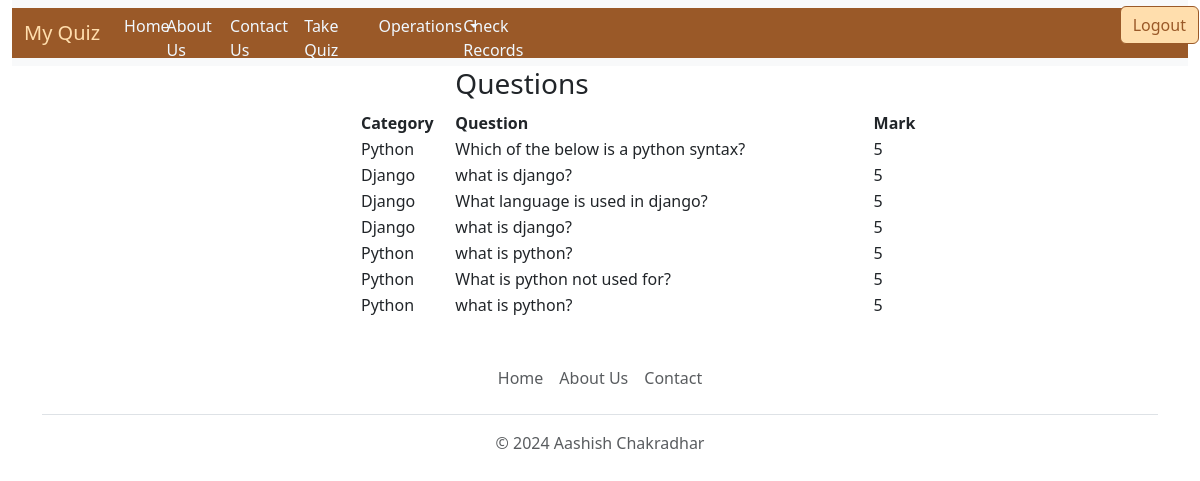
The app's page /view-question (signed in) with its own data.
### quiz/models.py (models this page shows, shortened)
class BaseModel(models.Model):
    uid=models.UUIDField(primary_key=True,default=uuid.uuid4,editable=False)
    created_at=models.DateField(auto_now_add=True)
    updated_at=models.DateField(auto_now=True)
    class Meta:
        abstract=True

class Question(BaseModel):
    category = models.ForeignKey(Category, related_name='category', on_delete=models.CASCADE)
    question=models.CharField(max_length=100)
    marks=models.IntegerField(default=5)

class Category(BaseModel):
    category_name = models.CharField(max_length=15, default='Uncatogarized')
    def __str__(self):
        return self.category_name

### quiz/views.py (the view)
# urls.py: path('view-question',views.view_question,name='view_question'),
def view_question(request):
    if request.user.is_superuser:
        try:
            all_question = Question.objects.all()
            context = {'questions': all_question}
            return render(request, 'view_question.html', context)
        except Exception as e:
            messages.error(request, str(e))
        return render(request, 'index.html')
    else:
        messages.error(request, "View Fail: User is not a superuser")
        return render(request,"permission.html")

### templates/view_question.html (shortened to what this page needs)
{% extends "base.html" %}
{% block body %}
    <div style="width:50%; text-align: left; margin-left:30%;">
        <table>
            <tr>
                <th></th>
                <th>
                    <h3>Questions</h3>
                </th>
                <th></th>
            </tr>
            <tr>
                <th style="width:100px">
                    Category
                </th>
                <th style="width:500px">
                    Question
                </th>
                <th style="width:100px">
                    Mark
                </th>
            </tr>
            {% for question in questions %}
                <tr>
                    <td>
                        {{question.category}}
                    </td>
                    <td>
                        {{question.question}}
                    </td>
                    <td>
                        {{question.marks}}
                    </td>
                </tr>
            {% endfor %}
        </table>
    </div>
{% endblock body %}

### records on screen
Question: category "Python", question "Which of the below is a python syntax?", marks "5"
Question: category "Django", question "what is django?", marks "5"
Question: category "Django", question "What language is used in django?", marks "5"
Question: category "Django", question "what is django?", marks "5"
Question: category "Python", question "what is python?", marks "5"
Question: category "Python", question "What is python not used for?", marks "5"
Question: category "Python", question "what is python?", marks "5"
